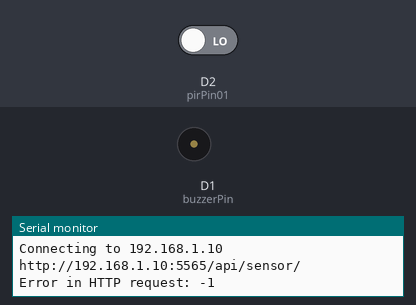
A sketch run on a simulated ESP8266 (NodeMCU). On the bench: buzzer (waves = sounding, pin HIGH), the last lines printed to the serial monitor. The test bench sets the inputs (shaded band); at power-on: D2 (pirPin01) LOW. WiFi joins after 1.5 s; servers stay silent unless stated; uploads are accepted with an empty reply.

Above: at 3.5 s.
3.6 s: D2 (pirPin01) driven HIGH
At 7.9 s:
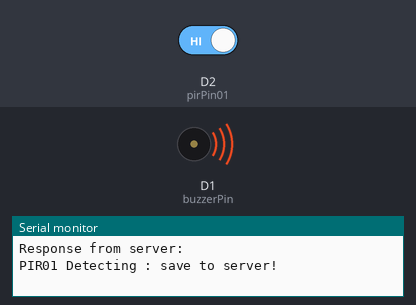
11.3 s: D2 (pirPin01) driven LOW
At 13.7 s:
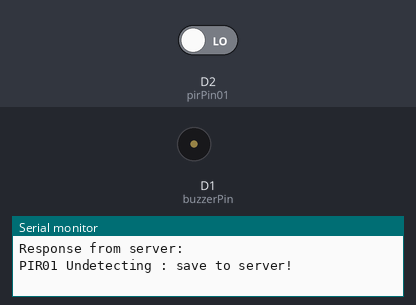
Timing chart, 0 to 15.2 s (numbered marks = the images above; inputs shaded):
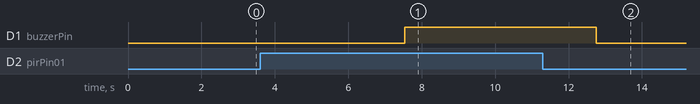

The sketch:

PIRcode.ino
```cpp
// Code for PIR sensor and buzzer sensor
/*
  Setup:

  # Important
  - ModuleName PIR01 it will be id of moudle use for save to database.
    You will have 3 nodeMCU board so you need to change it to PIR02 and PIR03 and upload to each board.

  - Check the pin number for PIR sensor and buzzer sensor
  - ESP_ID is mean Id of board you can change it to anything you want
  - ssid and password is your wifi name and password

  - serverAddress is your server address of Safetyvan server API

  [Not chnage]
  - pirEndpoint is your endpoint for PIR sensor
  - cameraEndpoint is your endpoint for camera sensor

*/


// Start code
#include <ESP8266WiFi.h>
#include <ESP8266HTTPClient.h>
#include <ArduinoJson.h>

const int pirPin01 = D2;
const int buzzerPin = D1;
const String ModuleName = "PIR01";

const String ESP_ID = "ESP001";
const String VAN_ID = "VAN01";

const char* ssid = "Kaboom_2.4G";
const char* password = "0406092549";

const char* serverAddress = "192.168.1.10";
const int serverPort = 5565;

const String SensorDefalut = "/api/sensor/";
const String pirEndpoint = "/api/sensor/pir";
const String cameraEndpoint = "/api/sensor/camera";

void connectToWiFi() {
  Serial.print("Connecting to ");
  Serial.println(ssid);

  WiFi.begin(ssid, password);

  while (WiFi.status() != WL_CONNECTED) {
    delay(1000);
    Serial.print(".");
  }

  Serial.println("\nWiFi connected");
  Serial.println("IP address: " + WiFi.localIP().toString());
}

void fetchDataFromAPI() {
  WiFiClient client;

  Serial.print("Connecting to ");
  Serial.println(serverAddress);
  Serial.println("http://" + String(serverAddress) + ":" + String(serverPort) + SensorDefalut);

  HTTPClient http;
  http.begin(client, "http://" + String(serverAddress) + ":" + String(serverPort) + SensorDefalut);
  int httpCode = http.GET();


  if (httpCode == HTTP_CODE_OK) {
    String response = http.getString();
    Serial.println("Response from server:");
    Serial.println(response);
  } else {
    Serial.print("Error in HTTP request: ");
    Serial.println(httpCode);
  }
  http.end();
}

void postData(const String& endpoint, const String& data) {
  WiFiClient client;

  HTTPClient http;
  http.begin(client, "http://" + String(serverAddress) + ":" + String(serverPort) + endpoint);
  http.addHeader("Content-Type", "application/json");

  int httpCode = http.POST(data);

  if (httpCode == HTTP_CODE_OK) {
    String response = http.getString();
    Serial.println("Response from server:");
    Serial.println(response);
  } else {
    Serial.print("Error in HTTP request: ");
    Serial.println(httpCode);
  }
  http.end();
}


void postDataToPIR(const String& ID, const String& val) {
  String dataToSend = "{ \"sensor_id\": \"" + ID + "\","
                     " \"status\": \"triggered\","
                     " \"van_id\": \"" + VAN_ID + "\","
                     " \"value\": \"" + val + "\"}";
  Serial.println(dataToSend);
  postData(pirEndpoint, dataToSend);
}
void sendNotification(const String& message, const String& vanID) {
  WiFiClient client;

  HTTPClient http;
  http.begin(client, "http://" + String(serverAddress) + ":" + String(serverPort) + "/api/sensor/send_notification");
  http.addHeader("Content-Type", "application/x-www-form-urlencoded");

  String payload = "message=" + message + "&vanID=" + vanID;
  int httpCode = http.POST(payload);

  if (httpCode == HTTP_CODE_OK) {
    String response = http.getString();
    Serial.println("Notification response from server:");
    Serial.println(response);
    String message = "PIR sensor triggered in " + ModuleName;
    sendNotification(message, VAN_ID);

  } else {
    Serial.print("Error in notification request: ");
    Serial.println(httpCode);
  }
  http.end();
}


void setup() {

  pinMode(pirPin01, INPUT);
  pinMode(buzzerPin, OUTPUT);

  Serial.begin(9600);
  delay(10);

  Serial.println();
  connectToWiFi();

  delay(100);
  fetchDataFromAPI();

  Serial.println();

}

void loop() {

  delay(5000);
  int PIR01 = digitalRead(pirPin01);
  int buzzer = digitalRead(buzzerPin);


  if (PIR01 == 1) {
    postDataToPIR(ModuleName, "1");
    digitalWrite(buzzerPin, HIGH);
    Serial.println(ModuleName+" Detecting : save to server!");
  } else {
    postDataToPIR(ModuleName, "0");
    digitalWrite(buzzerPin, LOW);
    Serial.println(ModuleName+" Undetecting : save to server! ");
  }


}
```

Measured:
- after the input at 3.6 s, D1 (buzzerPin): LOW → HIGH after 3.9 s
- after the input at 11.3 s, D1 (buzzerPin): HIGH → LOW after 1.5 s
